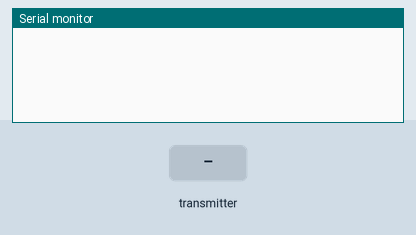
Bench run of a program on a simulated ESP32. Parts: the last lines printed to the serial monitor. The test bench sets the inputs (shaded band).

Above: at 1.2 s.
1.3 s: the transmitter starts sending a = 0
At 1.66 s:
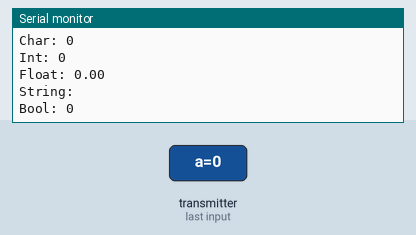
2.8 s: the transmitter starts sending b = 1024
4.3 s: the transmitter starts sending c = 25
5.8 s: the transmitter starts sending e = 1
At 6.16 s:
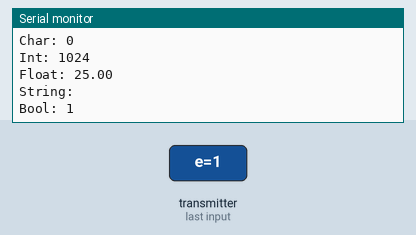
7.3 s: the transmitter starts sending a = 1
8.8 s: the transmitter starts sending b = 2048
Timing chart, 0 to 11.3 s (numbered marks = the images above; inputs shaded):
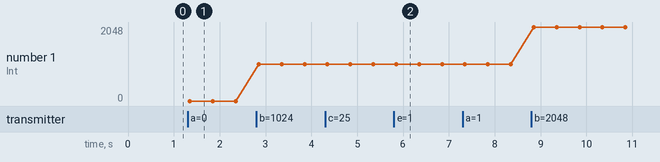

Measured:
- after the input at 1.3 s, the serial monitor: prints a new line after 0.05 s (image 1)
- after the input at 5.8 s, the serial monitor: prints a new line after 0.05 s (image 2)
- plotted number 1: 0 → 1024 after the input at 2.8 s, 1024 → 2048 after the input at 8.8 s

The program:

main.cpp
```cpp
#include "Arduino.h"
/*
  Rui Santos
  Complete project details at https://RandomNerdTutorials.com/esp-now-esp32-arduino-ide/

  Permission is hereby granted, free of charge, to any person obtaining a copy
  of this software and associated documentation files.

  The above copyright notice and this permission notice shall be included in all
  copies or substantial portions of the Software.
*/

#include <esp_now.h>
#include <WiFi.h>

// Структура должна совпадать со структурой
// на плате-отправителе
typedef struct struct_message {
    char a[32];
    int b;
    float c;
    String d;
    bool e;
} struct_message;

// Создаем myData
struct_message myData;

// Обратная функция при получении
void OnDataRecv(const uint8_t * mac, const uint8_t *incomingData, int len) {
  memcpy(&myData, incomingData, sizeof(myData));
  Serial.print("Bytes received: ");
  Serial.println(len);
  Serial.print("Char: ");
  Serial.println(myData.a);
  Serial.print("Int: ");
  Serial.println(myData.b);
  Serial.print("Float: ");
  Serial.println(myData.c);
  Serial.print("String: ");
  Serial.println(myData.d);
  Serial.print("Bool: ");
  Serial.println(myData.e);
  Serial.println();
}


void setup() {
  // Запускаем монитор порта
  Serial.begin(115200);

  // Выставляем режим работы WiFi
  WiFi.mode(WIFI_STA);
//ESP_
  // Запускаем протокол ESP-NOW
  if (esp_now_init() != ESP_OK) {
    Serial.println("Error initializing ESP-NOW");
    return;
  }

  // Получаем состояние отправки
  esp_now_register_recv_cb(OnDataRecv);
}
void loop() {
}
```
